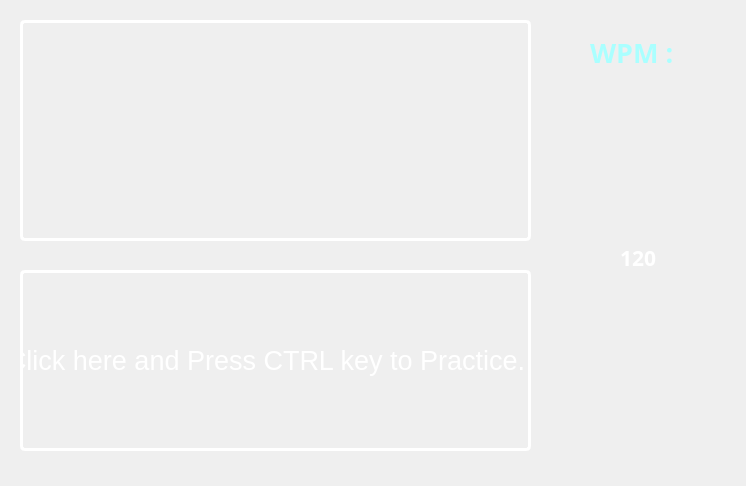
<?xml version="1.0" encoding="UTF-8"?>
<ui version="4.0">
 <class>practice</class>
 <widget class="QDialog" name="practice">
  <property name="geometry">
   <rect>
    <x>0</x>
    <y>0</y>
    <width>746</width>
    <height>486</height>
   </rect>
  </property>
  <property name="windowTitle">
   <string>Dialog</string>
  </property>
  <widget class="QLabel" name="label">
   <property name="geometry">
    <rect>
     <x>-4</x>
     <y>2</y>
     <width>751</width>
     <height>481</height>
    </rect>
   </property>
   <property name="text">
    <string/>
   </property>
   <property name="pixmap">
    <pixmap>pictures/practice2.png</pixmap>
   </property>
   <property name="scaledContents">
    <bool>true</bool>
   </property>
  </widget>
  <widget class="QTextBrowser" name="textBrowser">
   <property name="geometry">
    <rect>
     <x>20</x>
     <y>20</y>
     <width>511</width>
     <height>221</height>
    </rect>
   </property>
   <property name="font">
    <font>
     <family>MV Boli</family>
     <pointsize>20</pointsize>
    </font>
   </property>
   <property name="styleSheet">
    <string notr="true">color: rgb(255, 255, 255);
background-color:transparent;


border-color:white;
border-style:solid;
border-width:3px;
border-radius:5px;
text-align:center;</string>
   </property>
   <property name="html">
    <string>&lt;!DOCTYPE HTML PUBLIC &quot;-//W3C//DTD HTML 4.0//EN&quot; &quot;http://www.w3.org/TR/REC-html40/strict.dtd&quot;&gt;
&lt;html&gt;&lt;head&gt;&lt;meta name=&quot;qrichtext&quot; content=&quot;1&quot; /&gt;&lt;style type=&quot;text/css&quot;&gt;
p, li { white-space: pre-wrap; }
&lt;/style&gt;&lt;/head&gt;&lt;body style=&quot; font-family:'MV Boli'; font-size:20pt; font-weight:400; font-style:normal;&quot;&gt;
&lt;p style=&quot;-qt-paragraph-type:empty; margin-top:0px; margin-bottom:0px; margin-left:0px; margin-right:0px; -qt-block-indent:0; text-indent:0px; font-family:'MS Shell Dlg 2'; font-size:8.25pt;&quot;&gt;&lt;br /&gt;&lt;/p&gt;&lt;/body&gt;&lt;/html&gt;</string>
   </property>
  </widget>
  <widget class="QLineEdit" name="lineEdit">
   <property name="geometry">
    <rect>
     <x>20</x>
     <y>270</y>
     <width>511</width>
     <height>181</height>
    </rect>
   </property>
   <property name="font">
    <font>
     <pointsize>20</pointsize>
    </font>
   </property>
   <property name="styleSheet">
    <string notr="true">background-color:transparent;
text-align:center;
border-color:white;
border-style:solid;
border-width:3px;
border-radius:5px;
color: rgb(255, 255, 255);</string>
   </property>
   <property name="text">
    <string>Click here and Press CTRL key to Practice.</string>
   </property>
  </widget>
  <widget class="QLabel" name="stopwatch">
   <property name="geometry">
    <rect>
     <x>620</x>
     <y>240</y>
     <width>41</width>
     <height>35</height>
    </rect>
   </property>
   <property name="font">
    <font>
     <family>Segoe UI Black</family>
     <pointsize>16</pointsize>
     <weight>75</weight>
     <bold>true</bold>
    </font>
   </property>
   <property name="styleSheet">
    <string notr="true">color: rgb(255, 255, 255);</string>
   </property>
   <property name="text">
    <string>120</string>
   </property>
  </widget>
  <widget class="QLabel" name="letters">
   <property name="geometry">
    <rect>
     <x>620</x>
     <y>70</y>
     <width>81</width>
     <height>51</height>
    </rect>
   </property>
   <property name="font">
    <font>
     <pointsize>15</pointsize>
    </font>
   </property>
   <property name="styleSheet">
    <string notr="true">color: rgb(255, 85, 0);</string>
   </property>
   <property name="text">
    <string/>
   </property>
  </widget>
  <widget class="QLabel" name="label_2">
   <property name="geometry">
    <rect>
     <x>590</x>
     <y>32</y>
     <width>101</width>
     <height>41</height>
    </rect>
   </property>
   <property name="font">
    <font>
     <family>Arial Black</family>
     <pointsize>20</pointsize>
     <weight>75</weight>
     <italic>false</italic>
     <bold>true</bold>
    </font>
   </property>
   <property name="styleSheet">
    <string notr="true">color: rgb(170, 255, 255);</string>
   </property>
   <property name="text">
    <string>WPM :</string>
   </property>
  </widget>
  <widget class="QLabel" name="remark">
   <property name="geometry">
    <rect>
     <x>570</x>
     <y>340</y>
     <width>161</width>
     <height>51</height>
    </rect>
   </property>
   <property name="font">
    <font>
     <family>MV Boli</family>
     <pointsize>15</pointsize>
    </font>
   </property>
   <property name="styleSheet">
    <string notr="true">color:rgb(85, 255, 255)</string>
   </property>
   <property name="text">
    <string/>
   </property>
  </widget>
 </widget>
 <resources/>
 <connections/>
</ui>
